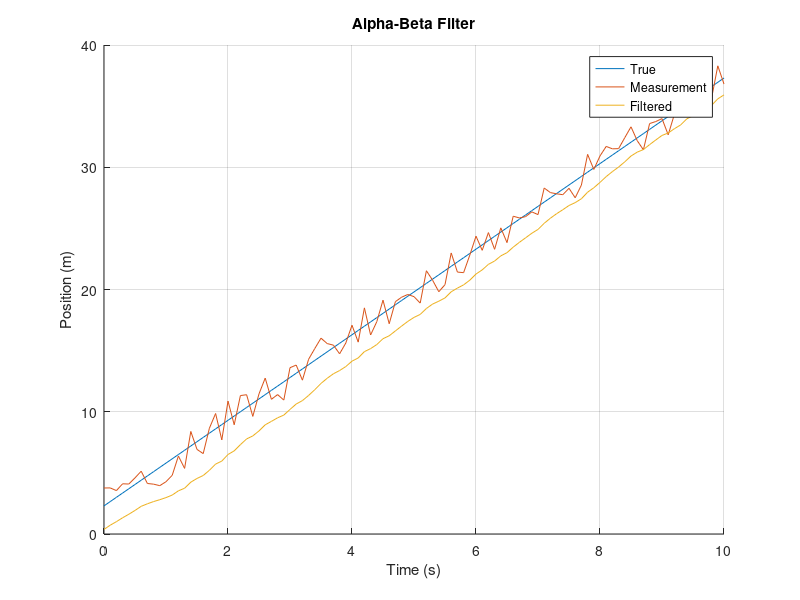

MATLAB code for this plot: (Note: this script raises an error after producing the figure.)
%% Alpha Beta example
% Created by: Lee A. Harrison
% On: 4/27/2019
%
% Copyright (C) 2019 Artech House (artech@artechhouse.com)
% This file is part of Introduction to Radar Using Python and MATLAB
% and can not be copied and/or distributed without the express permission of Artech House.

clear, clc

% Set the parameters
t_start = 0.0;
t_end = 10.0;
dt = 0.1;
t = t_start:dt:t_end;
number_of_updates = length(t);

initial_position = 2.3;
initial_velocity = 3.5;

noise_variance = 10.0;
alpha = 0.1;
beta = 0.001;

% True position and velocity
x_true = initial_position + initial_velocity * t;

% Measurements (add noise)
z = x_true + sqrt(noise_variance) * (rand(1, number_of_updates) - 0.5);

% Initialize
xk_1 = 0.0;
vk_1 = 0.0;

x_filt = zeros(number_of_updates, 1);
v_filt = zeros(number_of_updates, 1);
r_filt = zeros(number_of_updates, 1);

% Loop over all measurements
for k = 1:number_of_updates
    % Predict the next state
    xk = xk_1 + vk_1 * dt;
    vk = vk_1;
    
    % Calculate the residual
    rk = z(k) - xk;
    
    % Correct the predicted state
    xk = xk + alpha * rk;
    vk = vk + beta / dt * rk;
    
    % Set the current state as previous
    xk_1 = xk;
    vk_1 = vk;
    
    x_filt(k) = xk;
    v_filt(k) = vk;
    r_filt(k) = rk;
end

% Display the results
figure; hold on;
plot(t, x_true)
plot(t, z)
plot(t, x_filt)
ylabel('Position (m)')
title('Alpha-Beta Filter')
xlabel('Time (s)')
legend({'True', 'Measurement', 'Filtered'})
grid on;
plot_settings;

figure; hold on;
plot(t, initial_velocity * ones(number_of_updates, 1))
plot(t, v_filt)
ylabel('Velocity (m/s)')
title('Alpha-Beta Filter')
xlabel('Time (s)')
legend({'True', 'Filtered'})
grid on;
plot_settings;

figure;
plot(t, r_filt)
ylabel('Residual (m)')

% Set the plot title and labels
title('Alpha-Beta Filter')
xlabel('Time (s)')

% Turn on the grid
grid on
plot_settings;